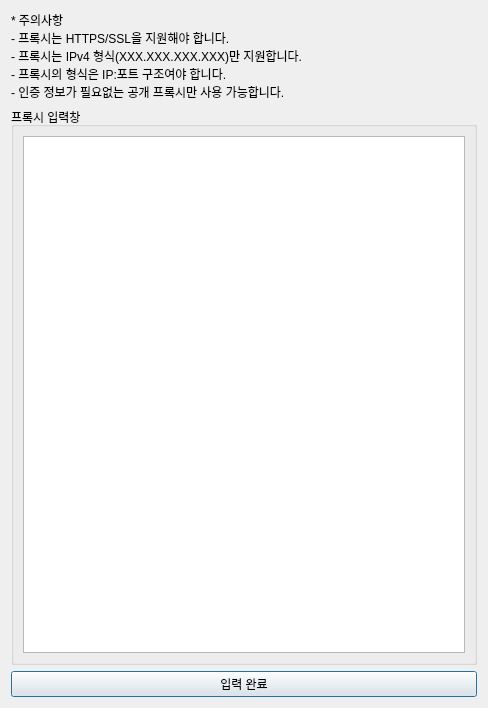
<?xml version="1.0" encoding="UTF-8"?>
<ui version="4.0">
 <class>Dialog</class>
 <widget class="QDialog" name="Dialog">
  <property name="geometry">
   <rect>
    <x>0</x>
    <y>0</y>
    <width>488</width>
    <height>708</height>
   </rect>
  </property>
  <property name="windowTitle">
   <string>퀘이사존 클리너 - 프록시 입력</string>
  </property>
  <layout class="QVBoxLayout" name="verticalLayout">
   <item>
    <widget class="QLabel" name="label">
     <property name="text">
      <string>* 주의사항
- 프록시는 HTTPS/SSL을 지원해야 합니다.
- 프록시는 IPv4 형식(XXX.XXX.XXX.XXX)만 지원합니다.
- 프록시의 형식은 IP:포트 구조여야 합니다.
- 인증 정보가 필요없는 공개 프록시만 사용 가능합니다.</string>
     </property>
    </widget>
   </item>
   <item>
    <widget class="QGroupBox" name="groupBox">
     <property name="title">
      <string>프록시 입력창</string>
     </property>
     <layout class="QVBoxLayout" name="verticalLayout_3">
      <item>
       <widget class="QPlainTextEdit" name="proxies_input"/>
      </item>
     </layout>
    </widget>
   </item>
   <item>
    <widget class="QPushButton" name="btn_complete">
     <property name="text">
      <string>입력 완료</string>
     </property>
    </widget>
   </item>
  </layout>
 </widget>
 <resources/>
 <connections/>
</ui>
